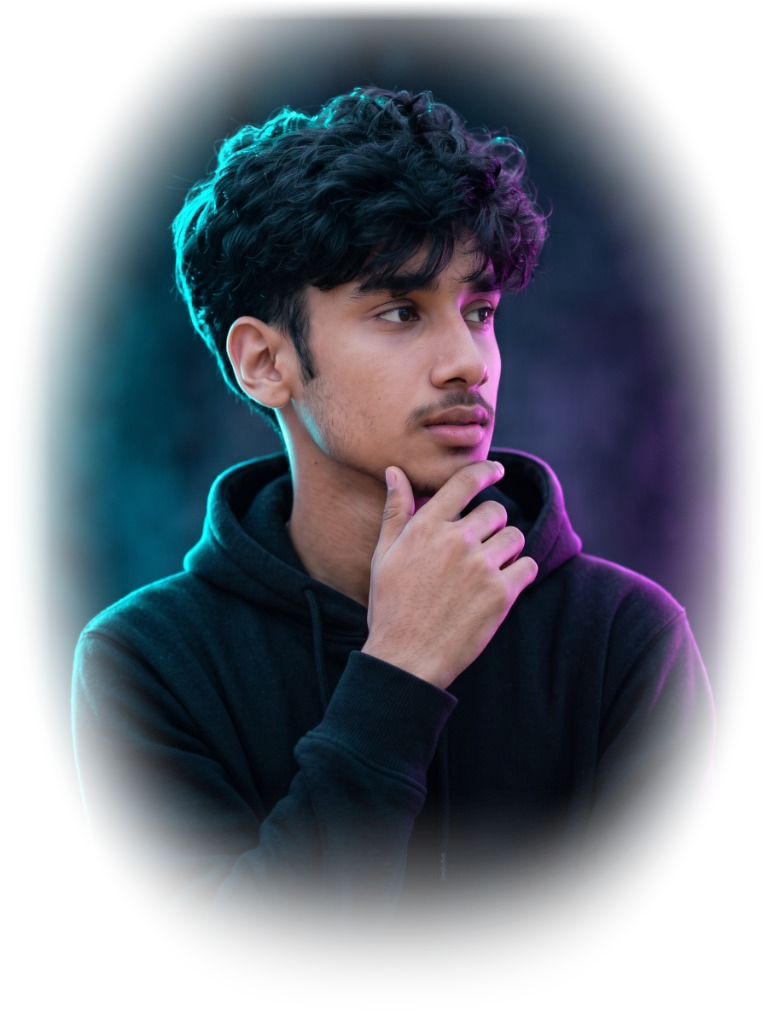
#> input picture assets/images/saurav-cutout.png, 764 x 1024 px, found by its file name
$ python generate-turntable-36.py
#> lines starting #> are read from the running program, lines starting #| are printed output that depends on the picture
# scripts/generate-turntable-36.py
import math
import os
from PIL import Image

OUT_DIR = r'C:\Users\Administrator\Desktop\portfolio\3d Portfolio Website\assets\images\portrait-360'
os.makedirs(OUT_DIR, exist_ok=True)

def prepare_master(path, shift_y=0):
    img = Image.open(path).convert('RGBA')
    w, h = img.size
    canvas = Image.new('RGBA', (w, h), (0, 0, 0, 0))
    canvas.paste(img, (0, -shift_y))
    scaled = canvas.resize((657, 1008), Image.Resampling.LANCZOS)
    return scaled

print("Loading master poses...")
m0 = Image.open(r'C:\Users\Administrator\Desktop\portfolio\3d Portfolio Website\assets\images\saurav-cutout.png').convert('RGBA')
#> m0 is the input picture: PIL image 764x1024 RGBA; mean R, G, B, A 25.9, 33.9, 46.5, 152.8
m1 = prepare_master(r'C:\Users\Administrator\.gemini\antigravity\brain\cd22af7d-af27-43e1-a231-5c9921362c73\scratch\cutout_angle_1.png', 12)
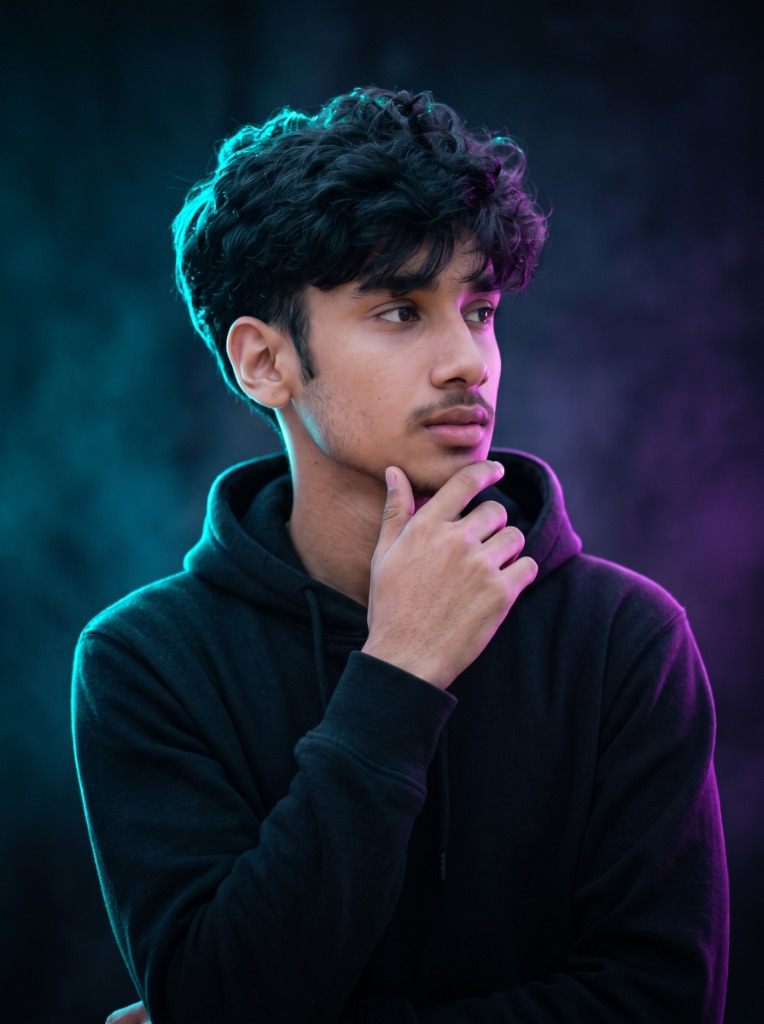
#> input picture assets/images/saurav-portrait.jpg, 764 x 1024 px, given in place of cutout_angle_1.png, which was not available
#> in prepare_master, `canvas = Image.new('RGBA', (w, h), (0, 0, 0, 0))`: canvas: PIL image 764x1024 RGBA; every value is 0
#> in prepare_master, `canvas.paste(img, (0, -shift_y))`:
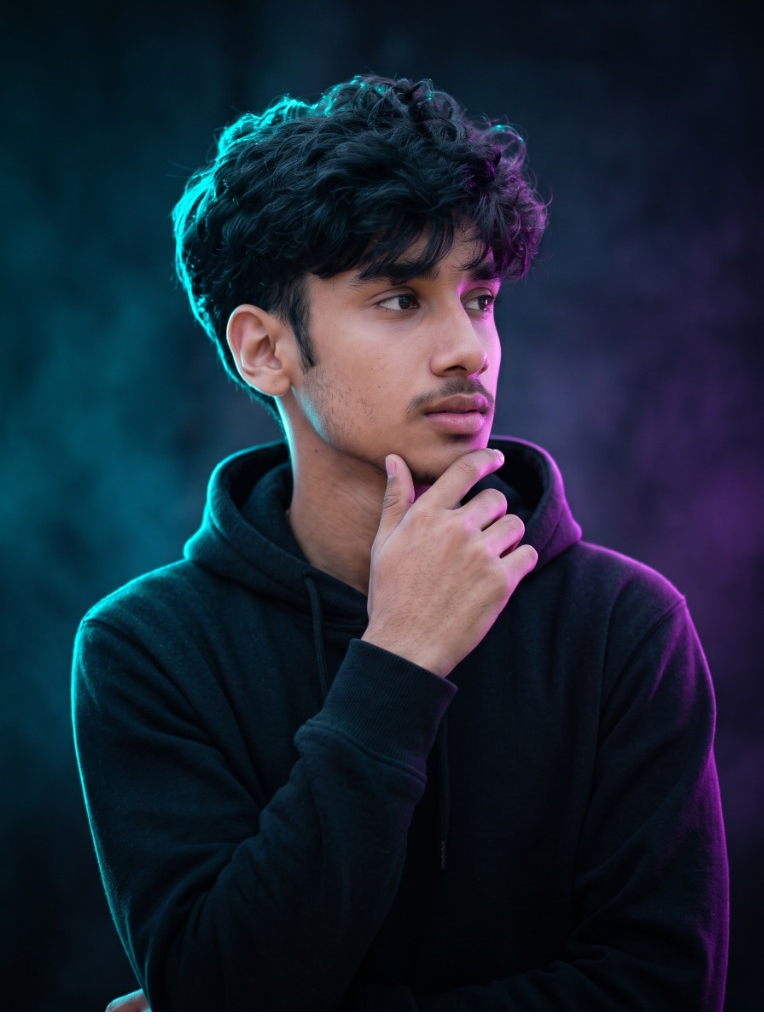
#> canvas: PIL image 764x1024 RGBA; mean R, G, B, A 27.5, 37.4, 52.1, 252; transparent parts drawn white
#> in prepare_master, `scaled = canvas.resize((657, 1008), Image.Resampling.LANCZOS)`:
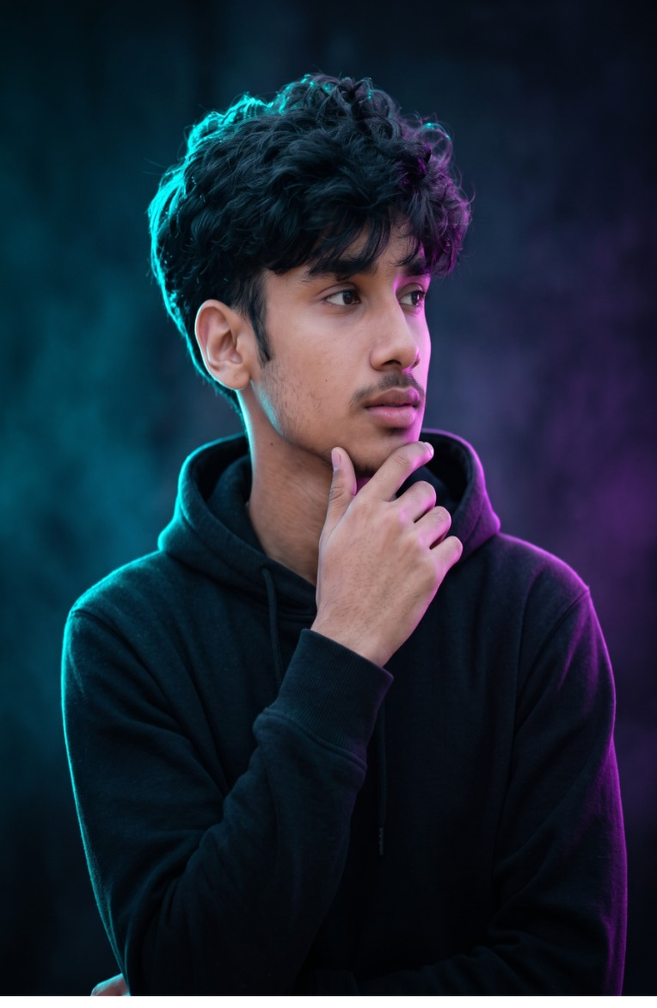
#> scaled: PIL image 657x1008 RGBA; mean R, G, B, A 27.6, 37.5, 52.1, 252; transparent parts drawn white
m2 = prepare_master(r'C:\Users\Administrator\.gemini\antigravity\brain\cd22af7d-af27-43e1-a231-5c9921362c73\scratch\cutout_angle_2.png', 15)
#> call 2 of prepare_master, with shift_y = 15
#> in prepare_master (call 2), `canvas.paste(img, (0, -shift_y))`:
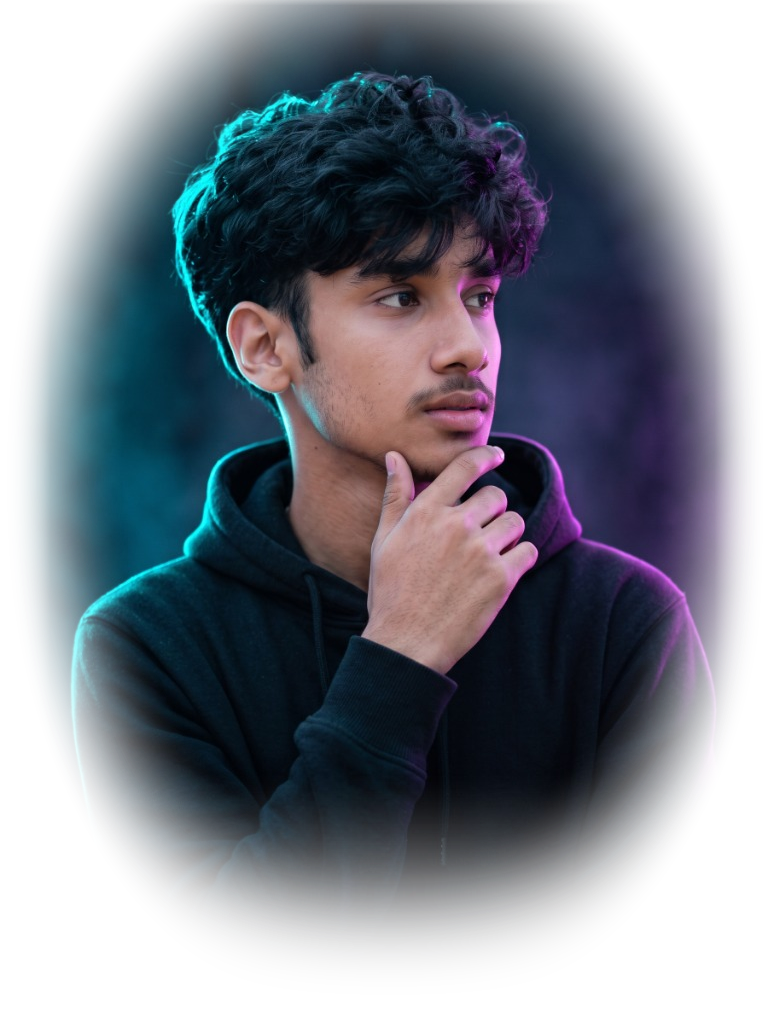
#> canvas: PIL image 764x1024 RGBA; mean R, G, B, A 25.8, 33.8, 46.3, 152.6; transparent parts drawn white
#> in prepare_master (call 2), `scaled = canvas.resize((657, 1008), Image.Resampling.LANCZOS)`:
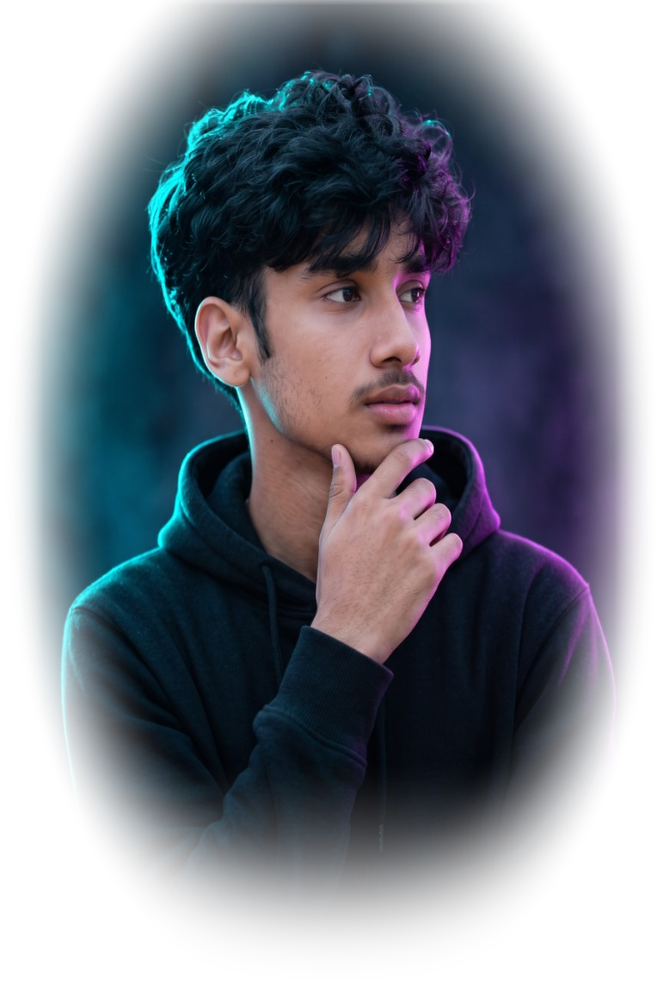
#> scaled: PIL image 657x1008 RGBA; mean R, G, B, A 25.7, 33.6, 46.1, 152.6; transparent parts drawn white
m3 = prepare_master(r'C:\Users\Administrator\.gemini\antigravity\brain\cd22af7d-af27-43e1-a231-5c9921362c73\scratch\cutout_angle_3.png', 0)
#> call 3 of prepare_master, with shift_y = 0
#> in prepare_master (call 3), `scaled = canvas.resize((657, 1008), Image.Resampling.LANCZOS)`:
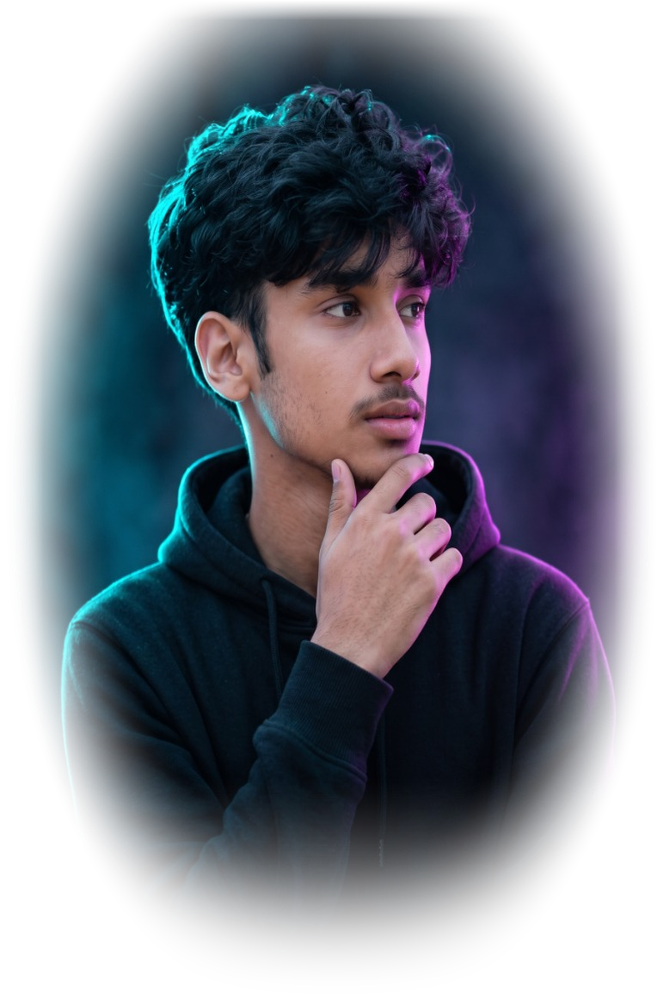
#> scaled: PIL image 657x1008 RGBA; mean R, G, B, A 25.7, 33.7, 46.3, 152.8; transparent parts drawn white
m4 = prepare_master(r'C:\Users\Administrator\.gemini\antigravity\brain\cd22af7d-af27-43e1-a231-5c9921362c73\scratch\cutout_angle_4.png', 13)
#> (the run stopped early here; a loop or call above may not have finished)
